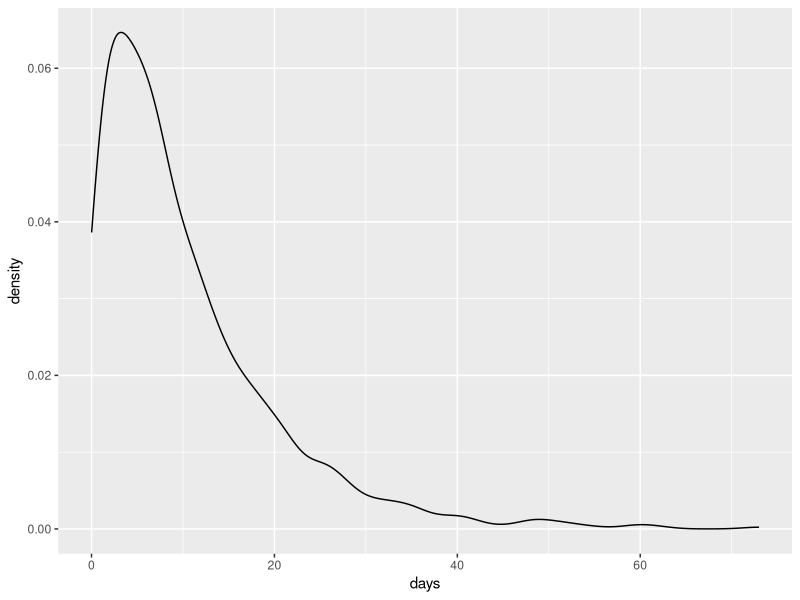
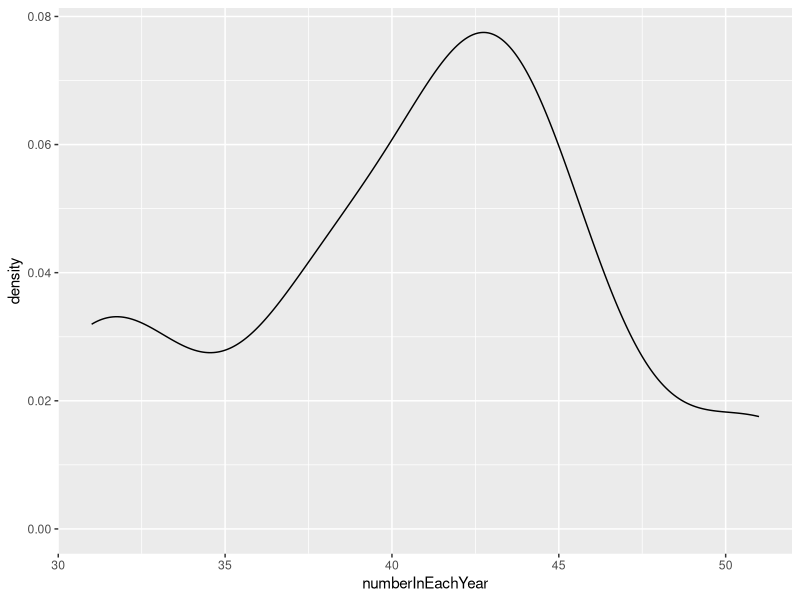
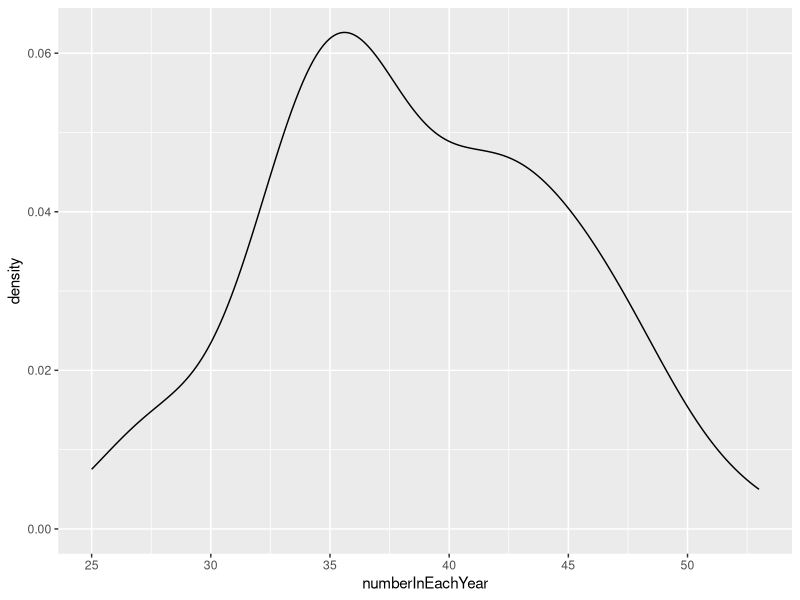
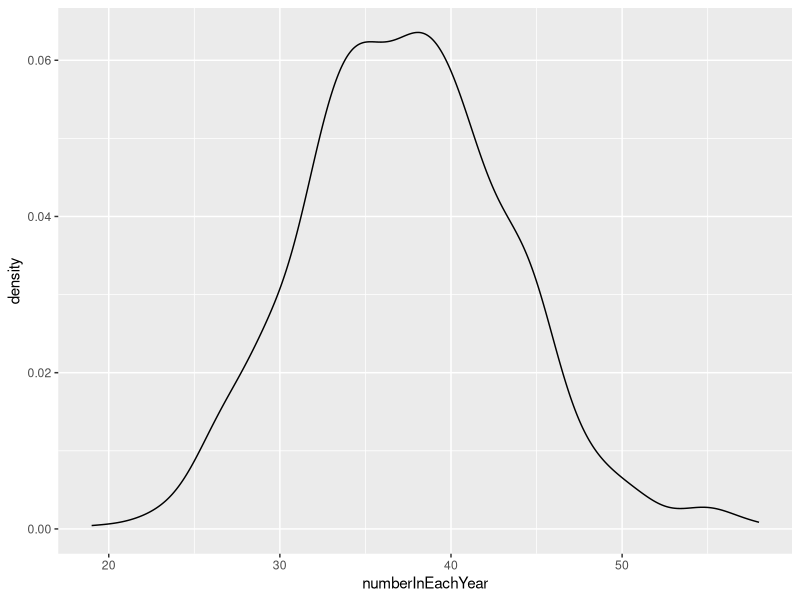
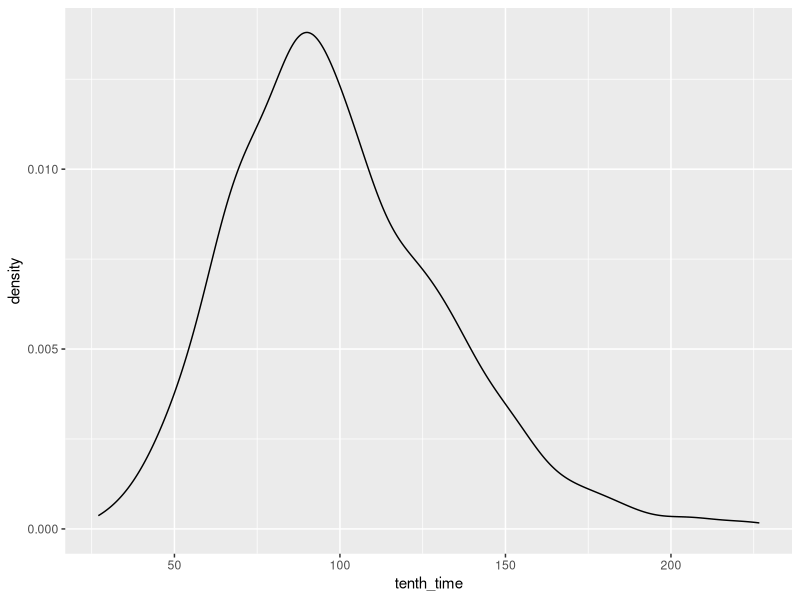

These charts were generated, in order, by the following R code:
library(ggplot2)

#1
days <- rexp(1000, 0.1)
days <- as.data.frame(days)
ggplot(days, aes(x = days)) + geom_density()

#2
temp_days <- vector("numeric")
days<- vector("numeric")
numberInEachYear <- vector("numeric")
numInYear <- function(years){
  days<- vector("numeric")
  numberInEachYear <- vector("numeric")
  counter <- 0
  i <- 1
  days <- c(days, rexp(100000, 0.1))
  while (years >= 1){
    temp_days <- c(temp_days, days[i])
    i <- i+1
    counter <- counter + 1
    if (sum(temp_days) >= 365){
      years <- years -1 
      temp_days <- vector("numeric")
      numberInEachYear <- c(numberInEachYear, counter)
      counter <- 0
    }
  }
  return (numberInEachYear)
}

#3
numberInEachYear <- numInYear(10)
numberInEachYear <- as.data.frame(numberInEachYear)
ggplot(numberInEachYear, aes(x = numberInEachYear)) + geom_density()

numberInEachYear <- numInYear(100)
numberInEachYear <- as.data.frame(numberInEachYear)
ggplot(numberInEachYear, aes(x = numberInEachYear)) + geom_density()

numberInEachYear <- numInYear(1000)
numberInEachYear <- as.data.frame(numberInEachYear)
ggplot(numberInEachYear, aes(x = numberInEachYear)) + geom_density()

#4
tenth_time <- vector("numeric")
time <- vector("numeric")
tenth <- function(n){
  repeat {
    
    if (n == 0){
      break
    }
    n <- n-1
    days <- c(rexp(10, 0.1))
    time <- c(time, sum(days))
  }
  return(time)
}

#5
tenth_time <- tenth(1000)
tenth_time <- as.data.frame(tenth_time)
ggplot(tenth_time, aes(x = tenth_time)) + geom_density()

